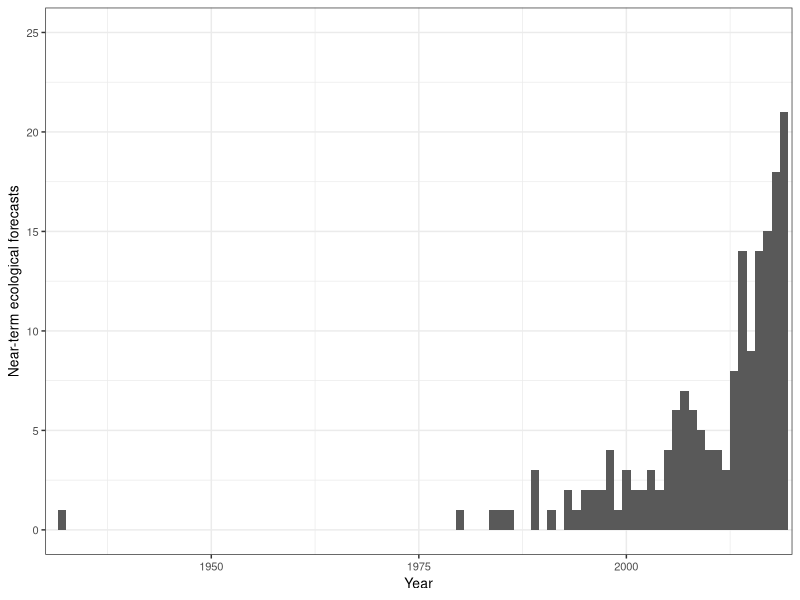

Reproduce this figure in R. (Note: this script raises an error after producing the figure.)
## ---- chunk 1
knitr::opts_chunk$set(echo = TRUE)
#Load required packages
library(tidyverse)
library(lubridate)
library(colorspace)
library(ggpubr)
library(RColorBrewer)
## ---- chunk 2
#Load data
complete_forecasts <- read.csv("../Data/complete_dataset_with_source.csv") #Load data
#Plot the number of papers published per year
jpeg("../Figures/Pubs_year_noEco.jpeg", width = 3, height = 3, units = "in",res = 600)
complete_forecasts%>%
  ggplot()+
  geom_histogram(aes(x = Year),binwidth = 1)+
  theme_bw()+
  xlab("Year")+
  ylab("Near-term ecological forecasts")+
  ylim(0,25)+
  scale_x_continuous(limits = c(1930,2020), expand = c(0,0))+
  theme(text=element_text(size=10,  family="Helvetica"))
dev.off()
## ---- chunk 3
#Load data
complete_forecasts <- read.csv("../Data/complete_dataset_with_source.csv")


###
# Panel A: Map
###

#Gather background map data
WorldData <- map_data('world') %>% 
  fortify()

#Load colorblind-friendly palette
safe_colorblind_palette <- c("#661100", "#AA4499", "#DDCC77", "#117733","#44AA99","#999933","#332288", "#88CCEE", "#CC6677","#888888")
colors = lighten(safe_colorblind_palette, amount = .2) #Lighten the colors of the colorblind-friendly palette

#Create separate dataframe for mapping
for_map <- complete_forecasts
#Create a vector of coordinates 
coords <- for_map$Coords
#Problem this loop solves: multipoint forecasts have multiple coordinate pairs separated by a semicolon. Here, we add columns to the for_map dataframe separating out all coordinates for a given paper
for(i in 1:(max(str_count(for_map$Coords, ";"), na.rm = T)+1)){
  stops <- regexpr(pattern = ";",coords)
  stops[stops == -1] <- 10000L
  coords_i <- substr(coords, start = 1, stop = stops-1)
  for_map[nchar(coords_i)>0&!is.na(coords_i), paste0("Long",i)] <- as.numeric(sub("-*[0-9]+.[0-9]+,","",coords_i))[nchar(coords_i)>0&!is.na(coords_i)]
  for_map[nchar(coords_i)>0&!is.na(coords_i), paste0("Lat",i)] <- as.numeric(sub(", -*[0-9]+.[0-9]+","",coords_i))[nchar(coords_i)>0&!is.na(coords_i)]
  inds <- regexpr(pattern = ";",coords)
  inds[inds == -1]<-NA
  coords <- substr(coords, start = inds + 2, stop = 10000L)
}
#The previous loop added numerous columns of latitude and longitude to the for_map dataframe. Here we gather all of those columns into one column for latitude and one column for longitude, creating a longer dataframe
for_map2 = for_map%>%
  pivot_longer(cols = num_range("Lat", 1:max(str_count(for_map$Coords, ";")+1, na.rm = T)), names_to = "Lat_num", values_to= "Lat")%>%
  pivot_longer(cols = num_range("Long", 1:max(str_count(for_map$Coords, ";")+1, na.rm = T)), names_to = "Long_num", values_to = "Long")%>%
  filter(sub("[a-z]+","",Lat_num)==sub("[a-z]+","",Long_num, ""))%>%
  filter(!Spat_scale == "global")

#We want to plot a different symbol for regional and national forecasts than for point and multipoint forecasts. Here, we create a grouping variable that specifies whether (1) or not (0) the forecast scale is regional/national 
for_map2$Region <- NA
for_map2$Region[for_map2$Spat_scale %in% c("regional","national")] <- 1
for_map2$Region[for_map2$Spat_scale %in% c("point","multipoint")]<-0

#Create a world map of the forecast sites in this analysis
map <- ggplot() +
  geom_map(data = WorldData, map = WorldData,
                  aes(map_id=region),
                  fill = "white", colour = "#7f7f7f", size=0.5)+
  coord_map("rectangular", lat0=0, xlim=c(-180,180), ylim = c(-90,90))+
  geom_point(data = for_map2%>%filter(Region == 1), aes(Long, Lat, fill = Ecosystem), shape = 21, color = "white", size = 6, alpha  =.3, stroke = .5, show.legend = F)+
  geom_point(data = for_map2%>%filter(Region == 0), aes(Long, Lat, fill = Ecosystem), shape = 21, color = "white", size = 2.5, alpha  =1, stroke = .5, show.legend = F)+
  geom_point(aes(x = c(-300,-300), y=c(-300,-300),size = c("point or multipoint","regional or national"), alpha = c("point or multipoint","regional or national")), shape = 21, color = "white",fill = "grey20")+
  xlab(NULL) + ylab(NULL) +
  scale_fill_manual(breaks = c("agricultural", "atmosphere", "desert", "forest", "freshwater", "grassland", "marine", "tundra", "urban", "other", "NA"), values = colors, na.translate = T, na.value = "grey50", name = "Ecosystem")+
  theme_void()+
  theme(legend.title = element_blank(), 
    legend.position = c(.15,.4),
    text=element_text(size=10,  family="Helvetica"),
    plot.margin = margin(0, 0, 0, 0, "cm"),
    legend.box.background = element_rect(fill = "white", color = "white"))+
  guides(size = guide_legend(override.aes = list(size = c(3,6))),alpha = guide_legend(override.aes = list(alpha = c(1,.3))))


###
# Panel B: Spatial scale barplot
###

#Make "ecosystem" a factor, enabling us to order the levels as we choose
complete_forecasts$Ecosystem <- factor(complete_forecasts$Ecosystem, levels = c("agricultural","desert","grassland","forest","atmosphere","freshwater","marine","tundra","urban","other"))
#Make "Spat_scale" (the spatial scale of the forecast) a factor, enabling us to order the levels as we choose
complete_forecasts$Spat_scale<- factor(complete_forecasts$Spat_scale, levels = c("point","multipoint","regional","national","global"))
#Plot the distribution of papers across spatial scales, with colors indicating ecosystem type
extent <- complete_forecasts%>%
  ggplot(aes(x = Spat_scale, fill = Ecosystem))+
  scale_fill_manual(breaks = c("agricultural", "atmosphere", "desert", "forest", "freshwater", "grassland", "marine", "tundra", "urban", "other", "NA"), values = colors, na.translate = T, na.value = "grey50", name = "Ecosystem")+
  xlab("Spatial extent")+
  geom_bar(show.legend = F)+
  ylab("Papers (n)")+
  theme_light()+
  theme(text=element_text(size=10,  family="Helvetica"))


###
# Generate legend for combined plot
###

# To generate the legend for the combined plot with the correct formatting, we create a "dummy" plot that will not be included and extract the legend from this plot

#Function to extract legend
g_legend<-function(a.gplot){
  tmp <- ggplot_gtable(ggplot_build(a.gplot))
  leg <- which(sapply(tmp$grobs, function(x) x$name) == "guide-box")
  legend <- tmp$grobs[[leg]]
  return(legend)}
#"Dummy" plot from which the legend will be extracted
class <- complete_forecasts%>%
  ggplot(aes(x = Class, fill = Ecosystem))+
  geom_bar()+
  scale_fill_manual(breaks = c("agricultural", "atmosphere", "desert", "forest", "freshwater", "grassland", "marine", "tundra", "urban", "other", "NA"), values = colors, na.translate = T, na.value = "grey50", name = "Ecosystem",guide = guide_legend(position = "bottom", nrow = 2))+
  theme(text=element_text(size=10,  family="Helvetica"))
#The extracted legend is saved as "legend_fill"
legend_fill <- g_legend(class)


###
# Panel C: Forecast variable class barplot
###

#Plot the distribution of forecasts across "class" (i.e., biogeochemical, organismal, or both)
class <- complete_forecasts%>%
  ggplot(aes(x = Class, fill = Ecosystem))+
  geom_bar(show.legend = F)+
  scale_fill_manual(breaks = c("agricultural", "atmosphere", "desert", "forest", "freshwater", "grassland", "marine", "tundra", "urban", "other", "NA"), values = colors, na.translate = T, na.value = "grey50", name = "Ecosystem")+
  ylab("Papers (n)")+
  theme_light()+
  theme(text=element_text(size=10,  family="Helvetica"))


###
# Assemble combined plot and save as jpeg
###

jpeg("../Figures/Map_composite.jpeg",width = 6, height = 5.5, units = "in", res = 600)
ggarrange(map, ggarrange(extent, class, labels = c("B","C"), label.y = c(1.2,1.2), nrow = 1, widths = c(1.4,1)), legend_fill, nrow = 3, heights = c(6.2,3,1.5), labels = "A", align = "h")
dev.off()


###
# Calculate summary statistics for descriptive analysis
###

#Calculate the number and percentage of forecast sites in the northern hemisphere
north_analysis <- for_map2$Lat[!is.na(for_map2$Lat)] #Select latitudes that are not NA
sum(north_analysis>0) #Number of forecast sites with latitudes that are >0
sum(north_analysis>0)/length(north_analysis)*100 #Percentage of forecast sites with latitudes that are >0

#Calculate the number and percentage of papers that have a regional scale
sum(complete_forecasts$Spat_scale=="regional") #Number
sum(complete_forecasts$Spat_scale=="regional")/nrow(complete_forecasts)*100 #Percentage

#Calculate the number and percentage of papers that have a point scale
sum(complete_forecasts$Spat_scale=="point") #Number
sum(complete_forecasts$Spat_scale=="point")/nrow(complete_forecasts)*100 #Percentage

#Calculate the number and percentage of forecast papers that predict organismal variables
sum(complete_forecasts$Class=="organismal"|complete_forecasts$Class=="both") #Number
sum(complete_forecasts$Class=="organismal"|complete_forecasts$Class=="both")/nrow(complete_forecasts)*100 #Percentage

#Calculate the number and percentage of forecast papers that predict biogeocehmical variables
sum(complete_forecasts$Class=="biogeochemical"|complete_forecasts$Class=="both") #Number
sum(complete_forecasts$Class=="biogeochemical"|complete_forecasts$Class=="both")/nrow(complete_forecasts)*100 #Percentage

#Calculate the number and percentage of forecast papers that predict both organismal and biogeochemical variables
sum(complete_forecasts$Class=="both") #Number
sum(complete_forecasts$Class=="both")/nrow(complete_forecasts)*100 #Percentage

#Calculate the number and percentage of forecast papers for marine ecosystems
sum(complete_forecasts$Ecosystem=="marine") #Number
sum(complete_forecasts$Ecosystem=="marine")/nrow(complete_forecasts) #Percentage

#Calculate the number and percentage of forecast papers for freshwater ecosystems
sum(complete_forecasts$Ecosystem=="freshwater") #Number
sum(complete_forecasts$Ecosystem=="freshwater")/nrow(complete_forecasts) #Percentage

#Calculate the number and percentage of forecast papers for agricultural ecosystems
sum(complete_forecasts$Ecosystem=="agricultural") #Number
sum(complete_forecasts$Ecosystem=="agricultural")/nrow(complete_forecasts) #Percentage
## ---- chunk 4
#Load data
complete_forecasts <- read.csv("../Data/complete_dataset_with_source.csv")

#Number of evapotranspiration forecasts
length(complete_forecasts$Vars_ident[grepl("ET |evap",complete_forecasts$Vars_ident,ignore.case = T)])

#Number of pollen forecasts
length(complete_forecasts$Vars_ident[grepl("pollen",complete_forecasts$Vars_ident,ignore.case = T)])

#Number of phytoplankton forecasts
length(complete_forecasts$Vars_ident[grepl("diatom|cyano|oscillatoria|asterionella|desmus|anab|aphaniz|synecho|cyclo|stephanodiscus|raciborskii|circinale",complete_forecasts$Vars_ident, ignore.case = T)])

#Number of chlorophyll forecasts
length(complete_forecasts$Vars_ident[grepl("chl",complete_forecasts$Vars_ident, ignore.case = T)])

#Number of crop yield forecasts
length(complete_forecasts$Vars_ident[grepl("yield",complete_forecasts$Vars_ident, ignore.case = T)])

#Number of fish forecasts
length(complete_forecasts$Vars_ident[grepl("catch|fish|pollock|salmon|anchovy|walleye|herring|trout|carp",complete_forecasts$Vars_ident, ignore.case = T)]) - 3 #subtracting 3 to exclude a paper on lobster catch, a paper on shellfish harvesting, and a paper on rusty crayfish distribution
## ---- chunk 5
#Load data
complete_forecasts <- read.csv("../Data/complete_dataset_with_source.csv")


###
# Time step
###

#Create a dataframe to organize timesteps into discrete bins
time_bin = complete_forecasts
#Create a new variable to store time bins
time_bin$time_bin = NA

#Some time steps are saved as a single number (in days) while others are saved as a range. First, we need to decide what bin to put the ranges into:
time_bin$Time_step_days[is.na(as.numeric(time_bin$Time_step_days))] #Use this line to examine the non-numeric time steps
time_bin$time_bin[time_bin$Time_step_days == "30-150"] <- "> 1 - 12 months" #A forecast that predicts on a time step of 30-150 days falls within the "> 1 - 12 months" category
time_bin$time_bin[time_bin$Time_step_days == "1,7,15,30"] <- "1 - 30 days" #A forecast that predicts on a time step of 1, 7, 15, and 30 days falls within the "1 - 30 days" category

#Now we can address the numeric timestep data:
#Convert Time_step_days to numeric
time_bin = time_bin %>%
    mutate(Time_step_days = as.numeric(Time_step_days))
# Assign numeric data to categories 
time_bin$time_bin[time_bin$Time_step_days < 1] <- "< 1 day"
time_bin$time_bin[time_bin$Time_step_days == 1] <- "1 day"
time_bin$time_bin[time_bin$Time_step_days > 1 & time_bin$Time_step_days <= 7] <- "2 - 7 days"
time_bin$time_bin[time_bin$Time_step_days > 7 & time_bin$Time_step_days <= 31] <- "8 days - 1 month"
time_bin$time_bin[time_bin$Time_step_days > 31 & time_bin$Time_step_days < 365] <- "> 1 month - 1 year"
time_bin$time_bin[time_bin$Time_step_days == 365] <- "1 year"
time_bin$time_bin[time_bin$Time_step_days > 365 & time_bin$Time_step_days <= 365*5] <- "> 1 year - 5 years"
time_bin$time_bin[time_bin$Time_step_days > 365*5] <- "> 5 years"
#Convert timestep bins to a factor
time_bin$time_bin <- factor(time_bin$time_bin, levels = c("< 1 day","1 day","2 - 7 days","8 days - 1 month","> 1 month - 1 year","1 year","> 1 year - 5 years"))


###
# Forecast horizon
###

##Create a new variable to store horizon bins
time_bin$horiz_bin = NA

# Use this line to examine the non-numeric forecast horizons
time_bin$Horiz_days[is.na(as.numeric(time_bin$Horiz_days))]
time_bin$horiz_bin[time_bin$Horiz_days == "30-150"] <- "> 1 month - 1 year" #A forecast that predicts 30-150 days in the future falls within the "> 1 - 12 months" category
time_bin$horiz_bin[time_bin$Horiz_days == "720 - 1800 (sites had different amounts of data)"] <- "> 1 year - 5 years" #A forecast that predicts 720-1800 days in the future falls within the "> 1 year - 5 years" category
time_bin$horiz_bin[time_bin$Horiz_days == "365 and 3650"] <- "> 5 years - 10 years" #A forecast that predicts 365 and 3650 days in the future falls within the "> 5 years - 10 years" category because the maximum time into the future predicted is 10 years
time_bin$horiz_bin[time_bin$Horiz_days == "7, 3650"] <- "2 - 7 days" #We are assigning this to the 2 - 7 day category because timestep is listed as 1 day and a 1 day timestep is only used for short term forecasts in this paper
time_bin$horiz_bin[time_bin$Horiz_days == "14-77"] <- "> 1 month - 1 year" #A forecast that predicts 14-77 days in the future falls within the "> 1 month - 1 year" category

#Now we can address the numeric forecast horizon data:
#Convert Horiz_days to numeric
time_bin = time_bin %>%
    mutate(Horiz_days = as.numeric(Horiz_days))
# Assign numeric data to categories 
time_bin$horiz_bin[time_bin$Horiz_days < 1] <- "< 1 day"
time_bin$horiz_bin[time_bin$Horiz_days == 1] <- "1 day"
time_bin$horiz_bin[time_bin$Horiz_days > 1 & time_bin$Horiz_days <= 7] <- "2 - 7 days"
time_bin$horiz_bin[time_bin$Horiz_days > 7 & time_bin$Horiz_days <= 31] <- "8 days - 1 month"
time_bin$horiz_bin[time_bin$Horiz_days > 31 & time_bin$Horiz_days < 365] <- "> 1 month - 1 year"
time_bin$horiz_bin[time_bin$Horiz_days == 365] <- "1 year"
time_bin$horiz_bin[time_bin$Horiz_days > 365 & time_bin$Horiz_days <= 365*5] <- "> 1 year - 5 years"
time_bin$horiz_bin[time_bin$Horiz_days > 365*5] <- "> 5 years"
time_bin$horiz_bin <- factor(time_bin$horiz_bin, levels = c( "1 day","2 - 7 days","8 days - 1 month","> 1 month - 1 year","1 year","> 1 year - 5 years", "> 5 years"))

#Convert horizon bins to a factor
time_bin$horiz_bin <- factor(time_bin$horiz_bin, levels = c("1 day","2 - 7 days","8 days - 1 month","> 1 month - 1 year","1 year","> 1 year - 5 years", "> 5 years"))

#Exclude NA values
time_bin_plot = time_bin%>%
  filter(!is.na(horiz_bin),
         !is.na(time_bin))

#Create a dataframe with the number of papers in each time step/forecast horizon combination to add to plot
n = time_bin_plot%>%
  group_by(horiz_bin,time_bin)%>%
  summarise(ns = n())%>%
  mutate(color = ns>20)

#Plot the number of papers in each time step/forecast horizon combination as a heatmap
jpeg("../Figures/timestep_heatmap_small.jpeg",res = 600,width = 3, height = 3, units = "in")
cols <- brewer.pal(n = 9, name = "BuPu")
time_bin_plot%>%
  ggplot(aes(x = horiz_bin, y = time_bin), na.rm = T)+
  geom_bin2d()+
  xlab("Time horizon (days)")+
  ylab("Time step (days)")+
  scale_fill_gradientn(colors = cols)+
  scale_x_discrete(breaks = c( "1 day","2 - 7 days","8 days - 1 month","> 1 month - 1 year","1 year","> 1 year - 5 years","> 5 years"), labels = c("1","2 - 7","8 - 31 ","32 - 365","365","366 - 1825", ">1825"),drop  =F)+ #Change labels to units of days for interpretability
  scale_y_discrete(breaks = c("< 1 day", "1 day","2 - 7 days","8 days - 1 month","> 1 month - 1 year","1 year","> 1 year - 5 years"), labels = c("< 1", "1","2 - 7","8 - 31 ","32 - 365","365","366 - 1825"),drop  =F)+ #Change labels to units of days for interpretability
  geom_text(aes(label = ns, color = color), data = n, show.legend = F, size = 3)+ 
  theme_light()+
  theme(axis.text.x = element_text(angle = 45, hjust = 1),
        panel.grid.major = element_blank(), 
        panel.grid.minor = element_blank(),
        legend.position = "none")+
  scale_color_manual(values = c("gray40","gray100"))
dev.off()


###
# Statistics
##

#Number and percentage of papers that predicted within one year into the future 
nrow(time_bin%>%filter(horiz_bin %in% c("< 1 day", "1 day","2 - 7 days","8 days - 1 month","> 1 month - 1 year","1 year"))) #number
nrow(time_bin%>%filter(horiz_bin %in% c("< 1 day", "1 day","2 - 7 days","8 days - 1 month","> 1 month - 1 year","1 year")))/nrow(time_bin%>%filter(!is.na(horiz_bin)))*100 #percentage

# Number and percentage of papers that predicted 2–7 days into the future on a daily time step
nrow(time_bin%>%filter(horiz_bin %in% c("2 - 7 days"),time_bin %in% c("1 day"))) #number
nrow(time_bin%>%filter(horiz_bin %in% c("2 - 7 days"),time_bin %in% c("1 day")))/nrow(time_bin%>%filter(!is.na(horiz_bin)))*100 #percentage

# Number and percentage of papers that predicted one year into the future on a yearly timestep
nrow(time_bin%>%filter(horiz_bin %in% c("1 year"),time_bin %in% c("1 year"))) #number
nrow(time_bin%>%filter(horiz_bin %in% c("1 year"),time_bin %in% c("1 year")))/nrow(time_bin%>%filter(!is.na(horiz_bin)))*100 #percentage
## ---- chunk 6
#Load data
complete_forecasts <- read.csv("../Data/complete_dataset_with_source.csv")

#Calculate summary statistics for plot
mean_dc<- round(mean(as.numeric(complete_forecasts$Data_coverage)/365, na.rm = T),1) #Mean duration
median_dc <- round(median(as.numeric(complete_forecasts$Data_coverage)/365, na.rm = T),1) #Median duration

#Create a dataframe with text to add to plot
lines = data.frame(c(mean_dc),c(38))
colnames(lines) = c("x","y")
lines$label = c(paste0("Median = ",median_dc, " years \nMean = ", mean_dc, " years"))

#Create a histogram of the amount of data used to create each paper
jpeg("../Figures/Years_of_data.jpeg", res = 600, width = 3, height = 3, units = "in")
complete_forecasts%>%
  mutate(Year = as.numeric(Year))%>%
  ggplot()+
  geom_histogram(aes(x = as.numeric(Data_coverage)/365),bins = 20)+
  geom_vline(xintercept = c(mean_dc, median_dc), color = "black")+
  geom_text(aes(x = x,y=y,label= label), data = lines, nudge_x = 3, hjust = 0,vjust = 0,color = "grey20", size = 2.9)+
  xlab("Years of data used to \ncreate forecasting paper")+
  ylab("Number of papers")+
  scale_y_continuous(limits = c(0,46), expand = c(0, 0))+
  theme_light()+
  theme(text=element_text(size=10,  family="Helvetica"))
dev.off()


###
# Statistics
##

min(as.numeric(complete_forecasts$Data_coverage), na.rm = T) #minimum
max(as.numeric(complete_forecasts$Data_coverage)/365, na.rm = T) #maximum
#Number and percentage of papers that used over 10 years of data
sum(as.numeric(complete_forecasts$Data_coverage)>(10*365), na.rm = T) #number
sum(as.numeric(complete_forecasts$Data_coverage)>(10*365), na.rm = T)/nrow(complete_forecasts)*100 #percentage
## ---- chunk 7
#Load data
complete_forecasts <- read.csv("../Data/complete_dataset_with_source.csv")

length(unique(complete_forecasts$Source)) #Number of unique sources

#Create a dataframe with the number of papers from each source
ns = complete_forecasts%>%
  group_by(Source)%>%
  summarize(n = n())

ns$Source[which.max(ns$n)] #Source with the most papers
ns$n[which.max(ns$n)] #Number of papers from the source with the most papers
## ---- chunk 8
#Load data
complete_forecasts <- read.csv("../Data/complete_dataset_with_source.csv")

#Some best practices are already binary variables. Others (automation, uncertainty, and iterative workflows that update model parameters) need to be converted to binary variables for logistic regression
complete_forecasts$Automated_bin <- 0 #Create a variable for binary forecast automation data
complete_forecasts$Automated_bin[complete_forecasts$Automated_yn %in% c("At least one data stream","Yes all data streams")]<-1 #If at least one data stream is automated, the paper counts as being automated
complete_forecasts$Uncert_yn <- as.numeric(!complete_forecasts$Uncert_category == "no") #If the forecast has any sort of uncertainty it counts as demonstrating uncertainty
complete_forecasts$it_no_update_ic <- complete_forecasts$Iterative_yn==1&!complete_forecasts$DA_type%in%c("update IC","autoregressive, so new observed data become predictors for the next timestep","UNK","NA","autoregressive, uses previous observations to predict value at next timestep","previous ten days of driver data used as predictor in model, so it is updating iteratively") #Set up a variable for iterative workflows that do more than just update initial conditions

#If the forecast is not evaluated, sometimes Forecast_eval_shown is set to NA. Here, we change those NAs to 0
complete_forecasts$Forecast_eval_shown[complete_forecasts$Forecast_eval == 0] <- 0


###
# Statistics
###

#Calculate the number and percent of papers that demonstrate each best practice
complete_forecasts%>%
  summarize(aut = sum(Automated_bin)/n(),
            aut_n = sum(Automated_bin),
            eva = sum(Forecast_eval_shown)/n(),
            eva_n = sum(Forecast_eval_shown),
            unc = sum(Uncert_yn)/n(),
            unc_n = sum(Uncert_yn),
            ite = sum(Iterative_yn)/n(),
            ite_n = sum(Iterative_yn),
            ite_no_ic = sum(it_no_update_ic)/n(),
            ite_no_ic_n = sum(it_no_update_ic),
            arc = sum(Archiving_yn)/n(),
            arc_n = sum(Archiving_yn),
            use = sum(End_user_yn)/n(),
            use_n = sum(End_user_yn),
            dat = sum(Drivers_published)/n(),
            dat_n = sum(Drivers_published),
            nul = sum(Null_yn)/n(),
            nul_n = sum(Null_yn),
            prt = sum(Uncert_partition_yn)/n(),
            prt_n = sum(Uncert_partition_yn))

#Calculate how many best practices wach paper demonstrated
total = complete_forecasts%>%
  group_by(Title)%>%
  summarize(aut = sum(Automated_bin)/n(),
            eva = sum(Forecast_eval_shown)/n(),
            unc = sum(Uncert_yn)/n(),
            ite = sum(Iterative_yn)/n(),
            arc = sum(Archiving_yn)/n(),
            use = sum(End_user_yn)/n(),
            dat = sum(Drivers_published)/n(),
            nul = sum(Null_yn)/n(),
            prt = sum(Uncert_partition_yn)/n(),
            Total = sum(aut,eva,unc,ite,arc,use,dat,nul,prt))
summary(as.factor(total$Total)) #Find the number of papers each number of best practices
mean(total$Total) #Mean number of best practies used
median(total$Total) #Median number of best practices used

# Filter out the one paper from 1932
complete_forecasts = complete_forecasts%>%
  filter(Year>1932)

#Perform binary logistic regression for all best practices
aut = glm(Automated_bin~Year, data = complete_forecasts, family = "binomial")
eva = glm(Forecast_eval_shown~Year, data = complete_forecasts, family = "binomial")
unc = glm(Uncert_yn~Year, data = complete_forecasts, family = "binomial")
ite = glm(Iterative_yn~Year, data = complete_forecasts, family = "binomial")
ite_no_ic = glm(it_no_update_ic~Year, data = complete_forecasts, family = "binomial")
arc = glm(Archiving_yn~Year, data = complete_forecasts, family = "binomial")
use = glm(End_user_yn~Year, data = complete_forecasts, family = "binomial")
dat = glm(Drivers_published~Year, data = complete_forecasts, family = "binomial")
nul = glm(Null_yn~Year, data = complete_forecasts, family = "binomial")
prt = glm(Uncert_partition_yn~Year, data = complete_forecasts, family = "binomial")

#Summarize logisitic regression results in one data frame
results = data.frame(var2 = "Include data driven uncertainty")%>%
  full_join(data.frame(summary(unc)$coefficients, var2 = NA)%>% mutate(var = "Include data driven uncertainty"))%>%
  full_join(data.frame(var2 = "Assess and report forecast skill"))%>%
  full_join(data.frame(summary(eva)$coefficients) %>% mutate(var = "Assess and report forecast skill"))%>%
  full_join(data.frame(var2 = "Identify an end user"))%>%
  full_join(data.frame(summary(use)$coefficients) %>% mutate(var = "Identify an end user"))%>%
  full_join(data.frame(var2 = "Make iterative forecasts"))%>%
  full_join(data.frame(summary(ite)$coefficients) %>% mutate(var = "Make iterative forecasts"))%>%
  full_join(data.frame(var2 = "Make iterative forecasts (updating model parameters)"))%>%
  full_join(data.frame(summary(ite_no_ic)$coefficients) %>% mutate(var = "Make iterative forecasts (updating model parameters)"))%>%
  full_join(data.frame(var2 = "Develop automated forecasting workflows"))%>%
  full_join(data.frame(summary(aut)$coefficients) %>% mutate(var = "Develop automated forecasting workflows"))%>%
  full_join(data.frame(var2 = "Make data available"))%>%
  full_join(data.frame(summary(dat)$coefficients) %>% mutate(var = "Make data available"))%>%
  full_join(data.frame(var2 = "Archive forecasts"))%>%
  full_join(data.frame(summary(arc)$coefficients) %>% mutate(var = "Archive forecasts"))%>%
  full_join(data.frame(var2 = "Use null model comparisons"))%>%
  full_join(data.frame(summary(nul)$coefficients) %>% mutate(var = "Use null model comparisons"))%>%
  full_join(data.frame(var2 = "Partition uncertainty"))%>%
  full_join(data.frame(summary(prt)$coefficients) %>% mutate(var = "Partition uncertainty"))%>%
  mutate(param = rep(c(NA,"Intercept","Year"),10))%>% #Label intercept and year rows
  select(var, var2, param, Estimate, Std..Error, z.value, Pr...z..)

results[-c(1,2,3)] = round(results[-c(1,2,3)], 3) #Round p-values to 3 decimal points
results$param[is.na(results$param)]<-results$var2[is.na(results$param)] #Fill in missing best practice names
results%>% #Filter out unnecessary variable names
  select(-var2, -var)
results #view final table


###
# Plot
###

# Calculate model predictions for plot
x = 1980:2020
probs = predict(aut, list(Year = x), type = "response") #For the first best practice
prob_df = data.frame(var = rep("Automated_bin",length(x)),x=x,probs=probs)
real_name = c("Automated_bin", "Forecast_eval_shown", "Uncert_yn", "Iterative_yn","Archiving_yn", "End_user_yn","Drivers_published", "Null_yn", "Uncert_partition_yn") #Vector of best practice names to merge with complete_forecasts dataset
model = c("aut", "eva","unc","ite","arc","use","dat","nul","prt") #Vector of model names created above
#Loop through all models and generate predictions
for (i in 2:length(model)){
  probs = predict(get(model[i]), list(Year = x), type = "response")
  new = data.frame(var = rep(real_name[i],length(x)),x=x,probs=probs)
  prob_df = prob_df%>%
    full_join(new)
}

#Create a long-formatted dataframe with all best practices in one column
cf = complete_forecasts%>%
  select(Automated_bin, Forecast_eval_shown, Uncert_yn, Iterative_yn, Archiving_yn, End_user_yn, Drivers_published, Null_yn, Uncert_partition_yn, Year)%>%
  pivot_longer(cols = -Year)%>%
  rename(var = name, x = Year)

#Create a vector of names as we would like them in the figure
labs = c("Automate forecasting workflows","Assess and report forecast skill", "Include uncertainty","Make iterative forecasts","Archive forecasts", "Identify an end user","Make data available", "Use null model comparisons", "Partition uncertainty")
names(labs) = real_name #Assign the name of the labs to the best practice name as they are in the data frame (for plotting purposes)

#Convert the best practice variable into a factor in both datasets
prob_df$var = factor(prob_df$var, levels = c("Uncert_yn", "Forecast_eval_shown", "End_user_yn", "Iterative_yn", "Automated_bin", "Drivers_published", "Archiving_yn", "Null_yn", "Uncert_partition_yn"))
cf$var = factor(cf$var, levels = c("Uncert_yn", "Forecast_eval_shown", "End_user_yn", "Iterative_yn", "Automated_bin", "Drivers_published", "Archiving_yn", "Null_yn", "Uncert_partition_yn"))

#Calculate significance levels to add to graph
results = results%>%
  filter(param == "Year")%>%
  select(-var2)%>%
  mutate(sig = "")
results$sig[results$Pr...z..<0.05] <- "*"
results$sig[results$Pr...z..<0.01] <- "**"
results$sig[results$Pr...z..<0.001] <- "***"
#Label the variable for results data frame
results$var <- c("Uncert_yn", "Forecast_eval_shown", "End_user_yn", "Iterative_yn", "Automated_bin", "Drivers_published", "Archiving_yn", "Null_yn", "Uncert_partition_yn")
results$var = factor(results$var) #Convert to factor

#Plot best practices over time with logistic regression results
jpeg("../Figures/best_practices_regression.jpg",res = 600,width = 6, height = 5, units = "in")
plot = prob_df%>%
  ggplot(aes(x = x, y = probs))+
  geom_point(aes(y = value), data = cf, alpha = .15, color = "blue")+
  geom_text(aes(x = 2000, y = .85, label = sig), data = results, size = 6)+
  geom_line()+
  ylim(0,1)+
  facet_wrap(~var, labeller = labeller(var = labs))+
  theme_bw()+
  ylab("Probability")+
  xlab("Year")+
  theme(text=element_text(size=10,  family="Helvetica"))
plot
dev.off()
## ---- chunk 9
#Load data
complete_forecasts <- read.csv("../Data/complete_dataset_with_source.csv")

#Create separate columns to indicate whether each source of uncertainty was used
complete_forecasts$Driver <- grepl("driver|meteo", complete_forecasts$Uncert_source, ignore.case = T)*1
complete_forecasts$Process <- grepl("process", complete_forecasts$Uncert_source, ignore.case = T)*1
complete_forecasts$Param <- grepl("param", complete_forecasts$Uncert_source, ignore.case = T)*1
complete_forecasts$IC <- grepl("init|ic", complete_forecasts$Uncert_source, ignore.case = T)*1
complete_forecasts$Obs <- grepl("obs", complete_forecasts$Uncert_source, ignore.case = T)*1

#Summarize results
complete_forecasts%>%
  filter(!Uncert_category=="no")%>%
  summarize(driv = sum(Driver)/n(),
            proc = sum(Process)/n(),
            param = sum(Param)/n(),
            ic = sum(IC)/n(),
            obs = sum(Obs)/n())

#Calculate the number and percentage of papers that use data driven uncertainty
complete_forecasts$Uncert_dd <- as.numeric(complete_forecasts$Uncert_category %in% c("data_driven", "propagates", "assimilates"))
sum(complete_forecasts$Uncert_dd) #Number
complete_forecasts$Uncert_yn <- as.numeric(!complete_forecasts$Uncert_category == "no") #If the forecast has any sort of uncertainty it counts as demonstrating uncertainty
sum(complete_forecasts$Uncert_dd)/nrow(complete_forecasts%>%filter(Uncert_yn == 1))*100 #Percentage of papers that report uncertainty that use data-driven sources
## ---- chunk 10

## ---- chunk 11
sum(complete_forecasts$End_user_yn==1&complete_forecasts$End_user_partnership==1, na.rm = T)/sum(complete_forecasts$End_user_yn==1,na.rm = T)
sum(complete_forecasts$End_user_yn==1&complete_forecasts$Used_by_stakeholder_yn==1, na.rm = T)/sum(complete_forecasts$End_user_yn==1,na.rm = T)
sum(complete_forecasts$Ethical_considerations ==1, na.rm = T)/nrow(complete_forecasts)
sum(complete_forecasts$End_user_yn==1&complete_forecasts$Used_by_stakeholder_yn==1&complete_forecasts$Ethical_considerations==1, na.rm = T)/sum(complete_forecasts$End_user_yn==1&complete_forecasts$Used_by_stakeholder_yn==1, na.rm = T)
## ---- chunk 12
#Load data
complete_forecasts <- read.csv("../Data/complete_dataset_with_source.csv")

## ---- chunk 13
#Load data
complete_forecasts <- read.csv("../Data/complete_dataset_with_source.csv")

## ---- chunk 14
#Load data
complete_forecasts <- read.csv("../Data/complete_dataset_with_source.csv")

## ---- chunk 15
#Load data
complete_forecasts <- read.csv("../Data/complete_dataset_with_source.csv")

